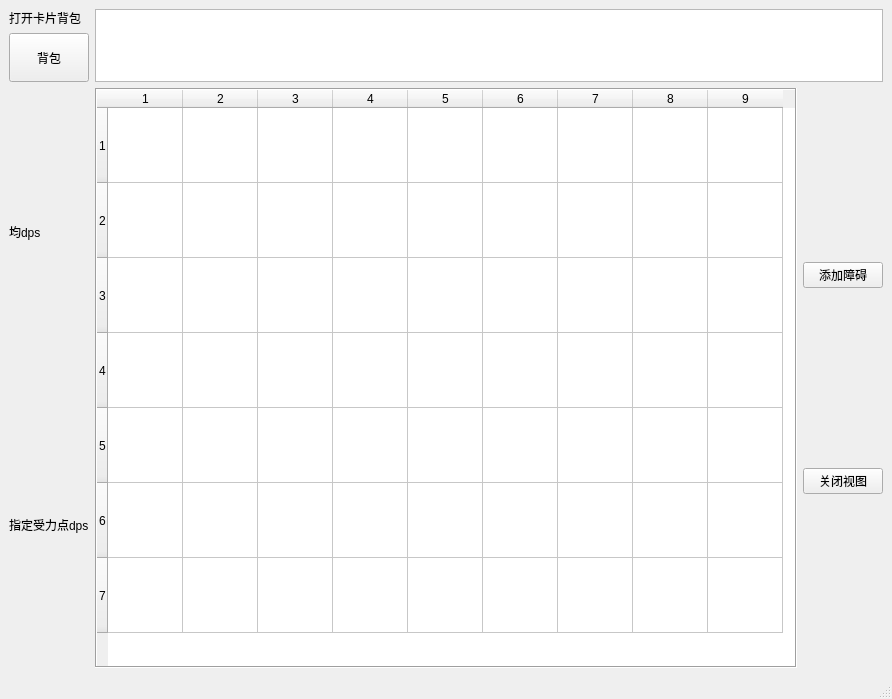
<?xml version="1.0" encoding="UTF-8"?>
<ui version="4.0">
 <class>MainWindow</class>
 <widget class="QMainWindow" name="MainWindow">
  <property name="geometry">
   <rect>
    <x>0</x>
    <y>0</y>
    <width>892</width>
    <height>699</height>
   </rect>
  </property>
  <property name="windowTitle">
   <string>dps计算器</string>
  </property>
  <widget class="QWidget" name="centralwidget">
   <layout class="QVBoxLayout" name="verticalLayout_4">
    <item>
     <layout class="QVBoxLayout" name="verticalLayout_2" stretch="1,8">
      <item>
       <layout class="QHBoxLayout" name="horizontalLayout_2" stretch="0,0">
        <item>
         <layout class="QVBoxLayout" name="verticalLayout_5">
          <item>
           <widget class="QLabel" name="label_3">
            <property name="text">
             <string>打开卡片背包</string>
            </property>
           </widget>
          </item>
          <item>
           <widget class="QPushButton" name="pushButton_3">
            <property name="sizePolicy">
             <sizepolicy hsizetype="Fixed" vsizetype="Expanding">
              <horstretch>0</horstretch>
              <verstretch>0</verstretch>
             </sizepolicy>
            </property>
            <property name="text">
             <string>背包</string>
            </property>
           </widget>
          </item>
         </layout>
        </item>
        <item>
         <widget class="QListWidget" name="cardlist">
          <property name="movement">
           <enum>QListView::Static</enum>
          </property>
          <property name="flow">
           <enum>QListView::LeftToRight</enum>
          </property>
          <property name="isWrapping" stdset="0">
           <bool>false</bool>
          </property>
          <property name="resizeMode">
           <enum>QListView::Fixed</enum>
          </property>
          <property name="layoutMode">
           <enum>QListView::SinglePass</enum>
          </property>
          <property name="spacing">
           <number>1</number>
          </property>
          <property name="viewMode">
           <enum>QListView::ListMode</enum>
          </property>
          <property name="uniformItemSizes">
           <bool>false</bool>
          </property>
          <property name="batchSize">
           <number>100</number>
          </property>
          <property name="selectionRectVisible">
           <bool>true</bool>
          </property>
          <property name="currentRow">
           <number>-1</number>
          </property>
          <property name="sortingEnabled">
           <bool>false</bool>
          </property>
         </widget>
        </item>
       </layout>
      </item>
      <item>
       <layout class="QHBoxLayout" name="horizontalLayout">
        <item>
         <layout class="QVBoxLayout" name="verticalLayout">
          <item>
           <widget class="QLabel" name="label_2">
            <property name="text">
             <string>均dps</string>
            </property>
           </widget>
          </item>
          <item>
           <widget class="QLabel" name="label">
            <property name="text">
             <string>指定受力点dps</string>
            </property>
           </widget>
          </item>
         </layout>
        </item>
        <item>
         <widget class="QTableWidget" name="battle_ground">
          <property name="enabled">
           <bool>true</bool>
          </property>
          <property name="sizePolicy">
           <sizepolicy hsizetype="Expanding" vsizetype="Expanding">
            <horstretch>0</horstretch>
            <verstretch>0</verstretch>
           </sizepolicy>
          </property>
          <property name="frameShape">
           <enum>QFrame::Box</enum>
          </property>
          <property name="frameShadow">
           <enum>QFrame::Sunken</enum>
          </property>
          <property name="lineWidth">
           <number>1</number>
          </property>
          <property name="midLineWidth">
           <number>0</number>
          </property>
          <property name="verticalScrollBarPolicy">
           <enum>Qt::ScrollBarAsNeeded</enum>
          </property>
          <property name="autoScroll">
           <bool>true</bool>
          </property>
          <property name="showDropIndicator" stdset="0">
           <bool>true</bool>
          </property>
          <property name="showGrid">
           <bool>true</bool>
          </property>
          <property name="gridStyle">
           <enum>Qt::SolidLine</enum>
          </property>
          <property name="sortingEnabled">
           <bool>false</bool>
          </property>
          <property name="wordWrap">
           <bool>true</bool>
          </property>
          <property name="cornerButtonEnabled">
           <bool>true</bool>
          </property>
          <attribute name="horizontalHeaderCascadingSectionResizes">
           <bool>false</bool>
          </attribute>
          <attribute name="horizontalHeaderMinimumSectionSize">
           <number>75</number>
          </attribute>
          <attribute name="horizontalHeaderDefaultSectionSize">
           <number>75</number>
          </attribute>
          <attribute name="horizontalHeaderHighlightSections">
           <bool>true</bool>
          </attribute>
          <attribute name="horizontalHeaderShowSortIndicator" stdset="0">
           <bool>false</bool>
          </attribute>
          <attribute name="verticalHeaderVisible">
           <bool>true</bool>
          </attribute>
          <attribute name="verticalHeaderCascadingSectionResizes">
           <bool>false</bool>
          </attribute>
          <attribute name="verticalHeaderMinimumSectionSize">
           <number>75</number>
          </attribute>
          <attribute name="verticalHeaderDefaultSectionSize">
           <number>75</number>
          </attribute>
          <row>
           <property name="text">
            <string>1</string>
           </property>
          </row>
          <row>
           <property name="text">
            <string>2</string>
           </property>
          </row>
          <row>
           <property name="text">
            <string>3</string>
           </property>
          </row>
          <row>
           <property name="text">
            <string>4</string>
           </property>
          </row>
          <row>
           <property name="text">
            <string>5</string>
           </property>
          </row>
          <row>
           <property name="text">
            <string>6</string>
           </property>
          </row>
          <row>
           <property name="text">
            <string>7</string>
           </property>
          </row>
          <column>
           <property name="text">
            <string>1</string>
           </property>
          </column>
          <column>
           <property name="text">
            <string>2</string>
           </property>
          </column>
          <column>
           <property name="text">
            <string>3</string>
           </property>
          </column>
          <column>
           <property name="text">
            <string>4</string>
           </property>
          </column>
          <column>
           <property name="text">
            <string>5</string>
           </property>
          </column>
          <column>
           <property name="text">
            <string>6</string>
           </property>
          </column>
          <column>
           <property name="text">
            <string>7</string>
           </property>
          </column>
          <column>
           <property name="text">
            <string>8</string>
           </property>
          </column>
          <column>
           <property name="text">
            <string>9</string>
           </property>
          </column>
         </widget>
        </item>
        <item>
         <layout class="QVBoxLayout" name="verticalLayout_3">
          <item>
           <widget class="QPushButton" name="pushButton">
            <property name="text">
             <string>添加障碍</string>
            </property>
           </widget>
          </item>
          <item>
           <widget class="QPushButton" name="pushButton_2">
            <property name="text">
             <string>关闭视图</string>
            </property>
           </widget>
          </item>
         </layout>
        </item>
       </layout>
      </item>
     </layout>
    </item>
   </layout>
  </widget>
  <widget class="QMenuBar" name="menubar">
   <property name="geometry">
    <rect>
     <x>0</x>
     <y>0</y>
     <width>892</width>
     <height>22</height>
    </rect>
   </property>
  </widget>
  <widget class="QStatusBar" name="statusbar"/>
 </widget>
 <resources/>
 <connections/>
</ui>
